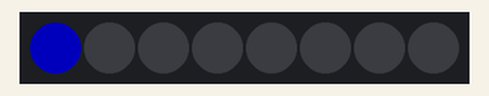
Simulated run of this program. Board: Raspberry Pi Pico running CircuitPython. On the bench: 8 RGB LEDs in strip order, left to right. Dim RGB values are drawn brighter than linear.

Above: at 0.15 s.
At 1.05 s:
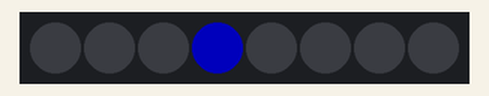
At 1.65 s:
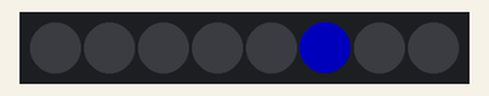
At 2.25 s:
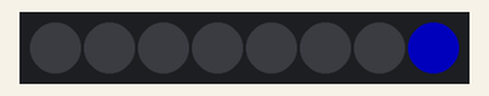
At 3.15 s:
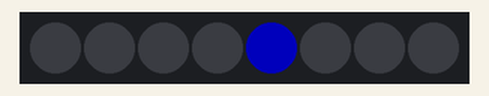
At 4.65 s:
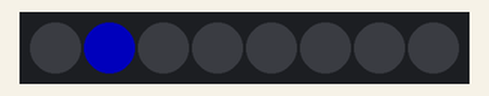
Timing chart, 0 to 40.0 s (numbered marks = the images above):
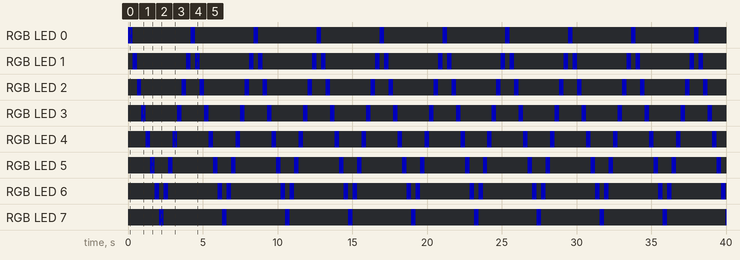

The program:

lesson_2_p3.py
```python
import board
import neopixel
import digitalio
import time

# Constants
NUM_LEDS = 8
BUTTON_PIN = board.GP20

# Colors
BLACK = (0, 0, 0)
BLUE = (0, 0, 255)
RED = (255, 0, 0)
PURPLE = (255, 0, 255)
GREEN = (0, 255, 0)

# Setup
pixels = neopixel.NeoPixel(board.GP0, NUM_LEDS, brightness=0.3, auto_write=False)
button = digitalio.DigitalInOut(BUTTON_PIN)
button.direction = digitalio.Direction.INPUT
button.pull = digitalio.Pull.UP

def flash(color, times, delay=0.3):
    """Flash all LEDs a given color a number of times."""
    for _ in range(times):
        pixels.fill(color)
        pixels.show()
        time.sleep(delay)
        pixels.fill(BLACK)
        pixels.show()
        time.sleep(delay)

def game():
    delay=0.3
    direction = 1  # 1 = right, -1 = left
    pos = 0  # Blue dot position

    while True:
        # Move blue dot
        pixels.fill(BLACK)

        pixels[pos] = BLUE

        pixels.show()
        time.sleep(delay)

        # Update position
        pos += direction
        if pos == 0 or pos == NUM_LEDS - 1:
            direction = direction * -1  # Bounce off edges

# Run the game
game()
# Stop using the LEDs
pixels.deinit()
```

Measured:
- by itself, RGB LED 0, RGB LED 7: alternates RGB(0, 0, 76) for 0.30 s and off for 3.9 s
- by itself, RGB LED 1: repeats every 4.2 s: off 3.3 s, RGB(0, 0, 76) 0.30 s, off 0.30 s, RGB(0, 0, 76) 0.30 s
- by itself, RGB LED 2: repeats every 4.2 s: off 2.7 s, RGB(0, 0, 76) 0.30 s, off 0.90 s, RGB(0, 0, 76) 0.30 s
- by itself, RGB LED 3: repeats every 4.2 s: off 2.1 s, RGB(0, 0, 76) 0.30 s, off 1.5 s, RGB(0, 0, 76) 0.30 s
- by itself, RGB LED 4: repeats every 4.2 s: off 1.5 s, RGB(0, 0, 76) 0.30 s, off 2.1 s, RGB(0, 0, 76) 0.30 s
- by itself, RGB LED 5: repeats every 4.2 s: off 0.90 s, RGB(0, 0, 76) 0.30 s, off 2.7 s, RGB(0, 0, 76) 0.30 s
- by itself, RGB LED 6: repeats every 4.2 s: off 0.30 s, RGB(0, 0, 76) 0.30 s, off 3.3 s, RGB(0, 0, 76) 0.30 s
